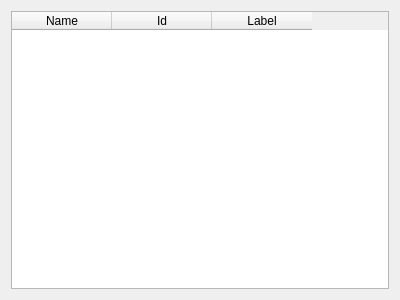
<ui version="4.0" >
 <class>MetabolitesViewerClass</class>
 <widget class="QDialog" name="MetabolitesViewerClass" >
  <property name="windowModality" >
   <enum>Qt::WindowModal</enum>
  </property>
  <property name="geometry" >
   <rect>
    <x>0</x>
    <y>0</y>
    <width>400</width>
    <height>300</height>
   </rect>
  </property>
  <property name="windowTitle" >
   <string>Metabolites viewer</string>
  </property>
  <layout class="QVBoxLayout" name="verticalLayout" >
   <item>
    <widget class="QTableWidget" name="tableWidget" >
     <property name="selectionMode" >
      <enum>QAbstractItemView::SingleSelection</enum>
     </property>
     <property name="sortingEnabled" >
      <bool>true</bool>
     </property>
     <column>
      <property name="text" >
       <string>Name</string>
      </property>
     </column>
     <column>
      <property name="text" >
       <string>Id</string>
      </property>
     </column>
     <column>
      <property name="text" >
       <string>Label</string>
      </property>
     </column>
    </widget>
   </item>
  </layout>
 </widget>
 <layoutdefault spacing="6" margin="11" />
 <resources/>
 <connections/>
</ui>
